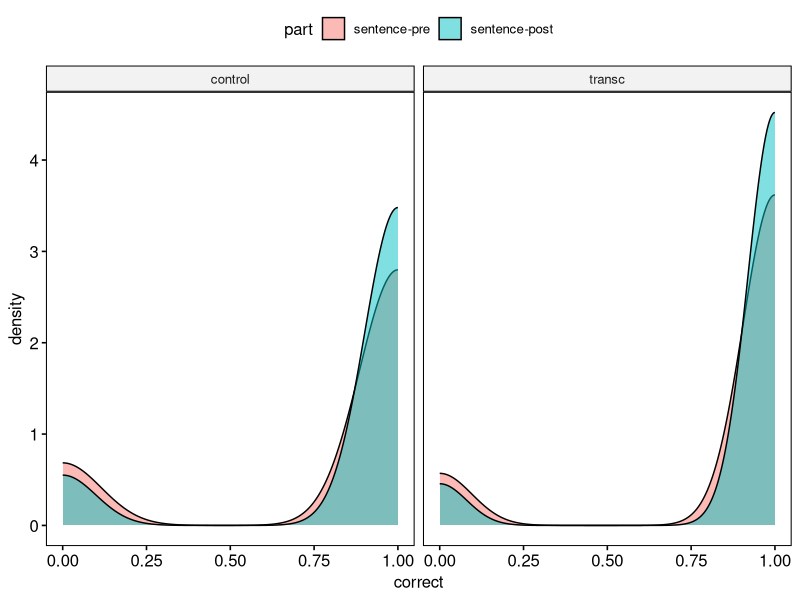
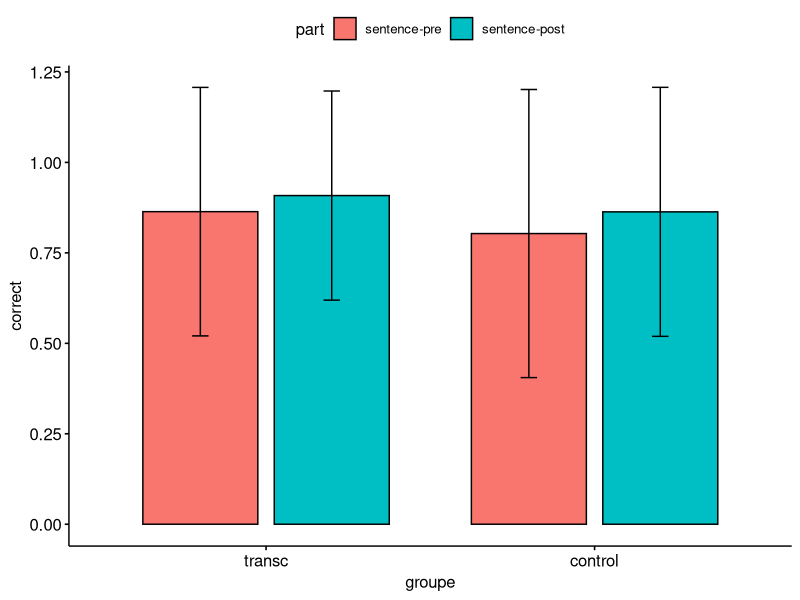
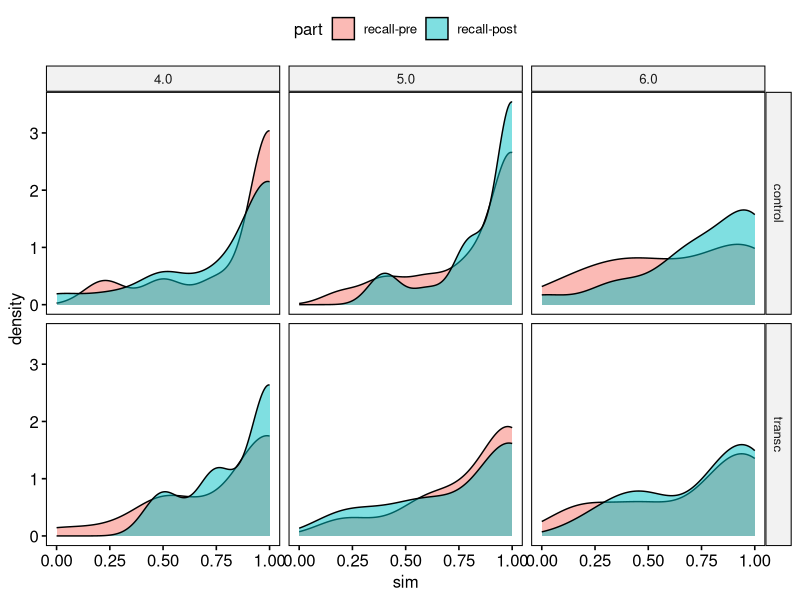
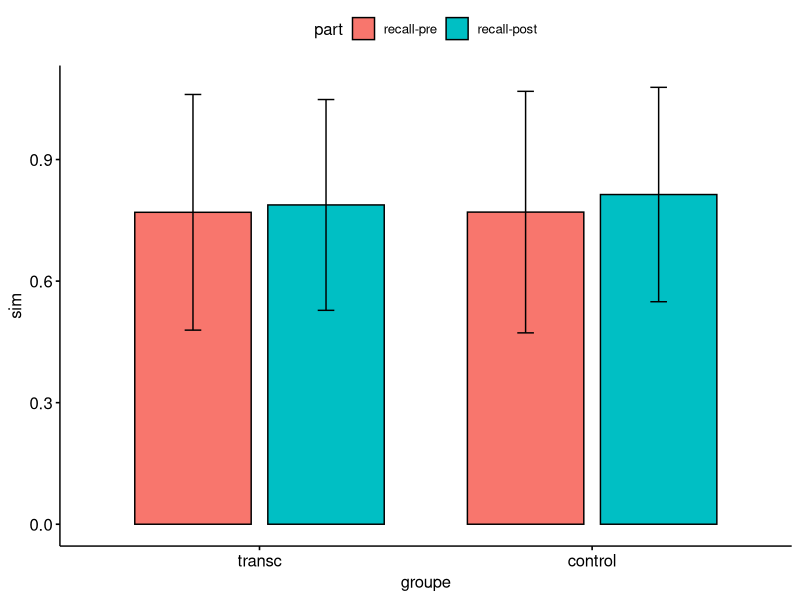
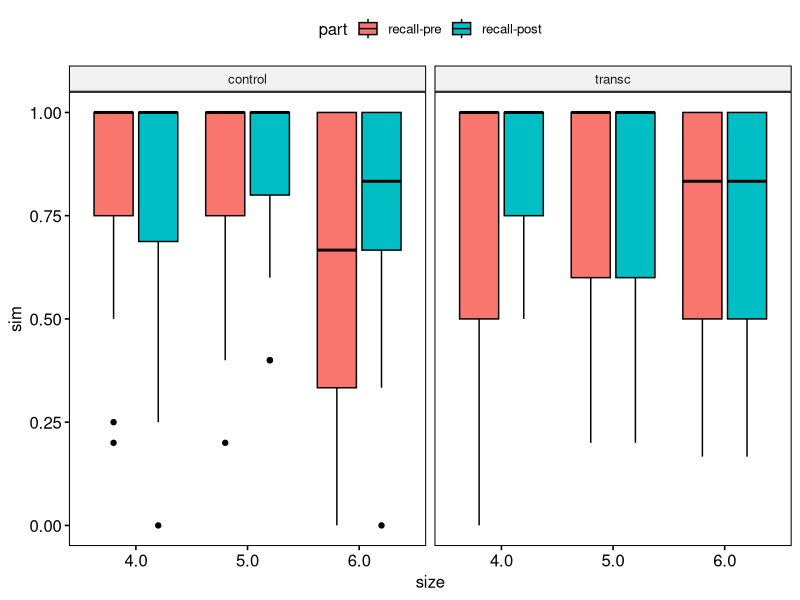
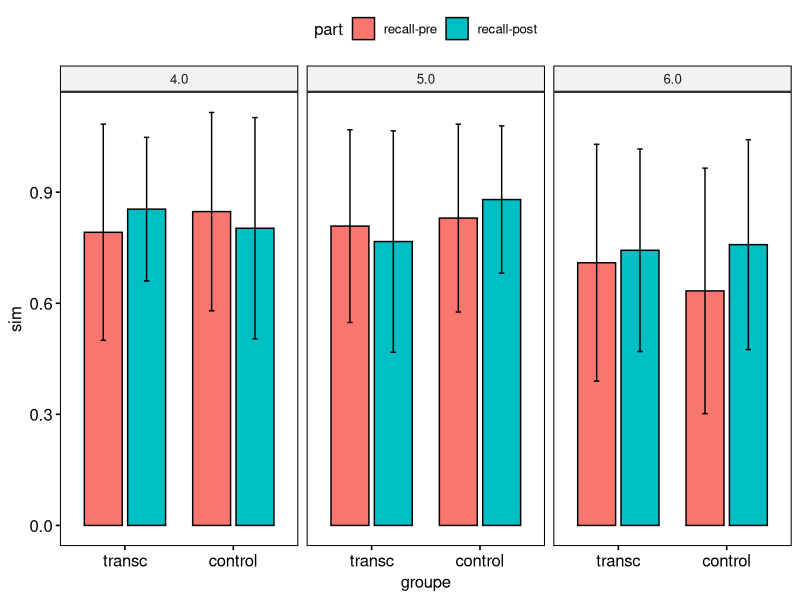

Recreate these plots in R, in order.
## ---- chunk 1

library(tidyverse)
library(ggpubr)
library(rstatix)

## ---- chunk 2

rspan <- read.csv2("data/rspan_dist.csv", sep = ",", fileEncoding="UTF-8-BOM")
rspan$part <- factor(rspan$part, levels = c("sentence-pre", "sentence-post", "recall-pre", "recall-post"))
rspan$size <- factor(rspan$size, levels = c("4.0", "5.0", "6.0"))
rspan$sim <- as.numeric(rspan$sim)
rspan$dsit <- as.numeric(rspan$dist)

recall <- rspan %>%
  filter(part != 'sentence-pre') %>%
  filter(part != 'sentence-post')

sent <- rspan %>%
  filter(part != 'recall-pre') %>%
  filter(part != 'recall-post')

sent %>%
  group_by(groupe, part) %>%
  get_summary_stats(correct)

## ---- chunk 3

ggdensity(sent, x = "correct", fill = "part", facet.by = "groupe")

## ---- chunk 4

ggbarplot(sent, x = "groupe", y = "correct", fill = "part", add = "mean_sd", position = position_dodge(0.8))

## ---- chunk 5

ggdensity(recall, x = "sim", fill = "part", facet.by = c("groupe", "size"))

## ---- chunk 6

ggbarplot(recall, x = "groupe", y = "sim", fill = "part", add = "mean_sd", position = position_dodge(0.8))

## ---- chunk 7

ggboxplot(recall, x = "size", y = "sim", fill = "part", facet.by = "groupe")

## ---- chunk 8

ggbarplot(recall, x = "groupe", y = "sim", fill = "part", add = "mean_sd", position = position_dodge(0.8), facet.by = "size")

## ---- chunk 9

recall %>%
  group_by(groupe) %>%
  wilcox_test(sim ~ part, paired = T)

## ---- chunk 10

recall %>%
  group_by(groupe, size) %>%
  wilcox_test(sim ~ part, paired = T)

